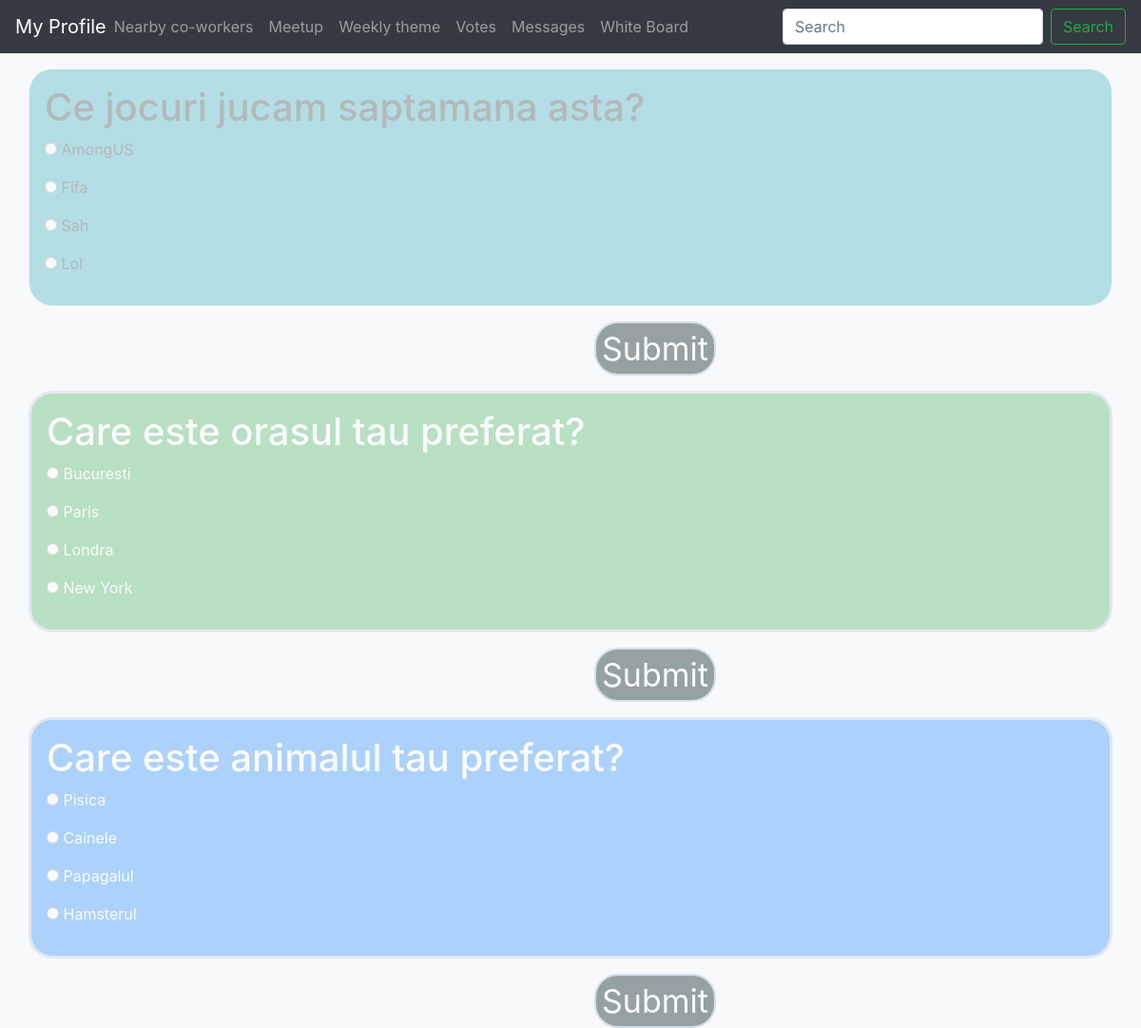
The app's page /poll_page.php with its own data.
### tables this page shows
CREATE TABLE `intrebari` (
  `ID` int(11) NOT NULL,
  `intrebare` varchar(100) NOT NULL
);

CREATE TABLE `raspunsuri` (
  `ID` int(11) NOT NULL,
  `ID_intrebare` int(11) NOT NULL,
  `raspuns` varchar(100) NOT NULL
);

### poll_page.php (the view, shortened to what this page needs)
<!DOCTYPE html>
<?php
include 'dbConfig.php';
$query1 = $db->query("SELECT I.intrebare as intr, R.Raspuns FROM intrebari I, raspunsuri R WHERE R.ID_intrebare=I.ID AND I.ID = 3");
$query2 = $db->query("SELECT I.intrebare as intr, R.Raspuns FROM intrebari I, raspunsuri R WHERE R.ID_intrebare=I.ID AND I.ID = 2");
$query3 = $db->query("SELECT I.intrebare as intr, R.Raspuns FROM intrebari I, raspunsuri R WHERE R.ID_intrebare=I.ID AND I.ID = 1");
if($query1->num_rows > 0){
    while($row1 = $query1->fetch_assoc()){
		$intrebare1 = $row1['intr'];
}}
if($query2->num_rows > 0){
    while($row2 = $query2->fetch_assoc()){
		$intrebare2 = $row2['intr'];
}}
if($query3->num_rows > 0){
    while($row3= $query3->fetch_assoc()){
		$intrebare3 = $row3['intr'];
}}
?>
<html lang="en">
<head>
<link href="./assets/dist/css/bootstrap.min.css" rel="stylesheet">
  <link rel="stylesheet" href="https://maxcdn.bootstrapcdn.com/bootstrap/4.5.2/css/bootstrap.min.css">
</head>
    <link href="offcanvas.css" rel="stylesheet">
  </head>
<body class="bg-light">
  <nav class="navbar navbar-expand-lg fixed-top navbar-dark bg-dark">
  <a class="navbar-brand mr-auto mr-lg-0" href="my_profile.php">My Profile</a>
  <div class="navbar-collapse offcanvas-collapse" id="navbarsExampleDefault">
    <ul class="navbar-nav mr-auto">
      <li class="nav-item">
        <a class="nav-link" href="map.php">Nearby co-workers</a>
      </li>
      <li class="nav-item">
        <a class="nav-link" href="conference.php">Meetup</a>
      </li>
      <li class="nav-item">
        <a class="nav-link" href="tematica.php">Weekly theme </a>
      </li>
      <li class="nav-item">
        <a class="nav-link" href="poll_page.php">Votes</a>
      </li>
	  <li class="nav-item">
        <a class="nav-link" href="mesaje.php">Messages</a>
      </li>
	  	  <li class="nav-item">
        <a class="nav-link" href="index.php">White Board</a>
      </li>
    </ul>
    <form  class="form-inline my-2 my-lg-0" action="cauta.php" method="get">
      <input class="form-control mr-sm-2" type="text" placeholder="Search" name="search" aria-label="Search">
      <button class="btn btn-outline-success my-2 my-sm-0" type="submit">Search</button>
    </form>
  </div>
</nav>
<form action="raspunsuri.php" method="get">
<div class="container p-3 my-3 bg-info border border_question">
  <h1><?php echo $intrebare1; ?></h1>
  <p>
  <?php
$query = $db->query("SELECT I.intrebare, R.raspuns as raspuns FROM intrebari I, raspunsuri R WHERE R.ID_intrebare=I.ID AND I.ID = 3");
if($query->num_rows > 0){
    while($row = $query->fetch_assoc()){
		$raspuns = $row['raspuns'];?> 		<INPUT TYPE="Radio" Name="Gender" Value="<?php echo $row['raspuns']; ?>"><?php echo " ".$raspuns."<p>"; ?> <?php
}}
?>
  </p>
</div>
<input type="submit" value="Submit">
<div class="container p-3 my-3 bg-success text-white border_question">
  <h1><?php echo $intrebare2; ?></h1>
  <p>
   <?php
$query = $db->query("SELECT I.intrebare, R.raspuns as raspuns FROM intrebari I, raspunsuri R WHERE R.ID_intrebare=I.ID AND I.ID = 2");
if($query->num_rows > 0){
    while($row = $query->fetch_assoc()){
		$raspuns = $row['raspuns'];?> 		<INPUT TYPE="Radio" Name="Gender" Value="<?php echo $raspuns; ?>"><?php echo " ".$raspuns."<p>"; ?> <?php
}}
?>
  </p>
</div>
<input type="submit" value="Submit">
<div class="container p-3 my-3 bg-primary text-white border_question">
  <h1><?php echo $intrebare3; ?></h1>
  <p>
   <?php
$query = $db->query("SELECT I.intrebare, R.raspuns as raspuns FROM intrebari I, raspunsuri R WHERE R.ID_intrebare=I.ID AND I.ID = 1");
if($query->num_rows > 0){
    while($row = $query->fetch_assoc()){
		$raspuns = $row['raspuns'];?> 		<INPUT TYPE="Radio" Name="Gender" Value="<?php echo " ".$raspuns."<p>"; ?>"><?php echo " ".$raspuns."<p>"; ?> <?php
}}
?>
  </p>
</div>
<input type="submit" value="Submit">
</form>
</body>
</html>

### offcanvas.css (style rules this page uses)
html, body { overflow-x: hidden; }
body { padding-top: 56px; }

### poll_page.php (style rules this page uses)
input[type=submit] { margin: 0 625px; text-align: center; background-color: rgb(55, 76, 76); border: none; color: white; padding:auto; text-decoration: none; font-size: 2.125rem; cursor: pointer; opacity: .5; transition: opacity .5s; border-radius: 25px; border: 2px solid LightSteelBlue; }
.border_question { border-radius: 25px; border: 3px solid LightSteelBlue; }
.container { opacity:0.3; transition: opacity 1s; }

### records on screen
intrebari: intrebare "Ce jocuri jucam saptamana asta?"
raspunsuri: raspuns "AmongUS"
raspunsuri: raspuns "Fifa"
raspunsuri: raspuns "Sah"
raspunsuri: raspuns "Lol"
intrebari: intrebare "Care este orasul tau preferat?"
raspunsuri: raspuns "Bucuresti"
raspunsuri: raspuns "Paris"
raspunsuri: raspuns "Londra"
raspunsuri: raspuns "New York"
intrebari: intrebare "Care este animalul tau preferat?"
raspunsuri: raspuns "Pisica"
raspunsuri: raspuns "Cainele"
raspunsuri: raspuns "Papagalul"
raspunsuri: raspuns "Hamsterul"
